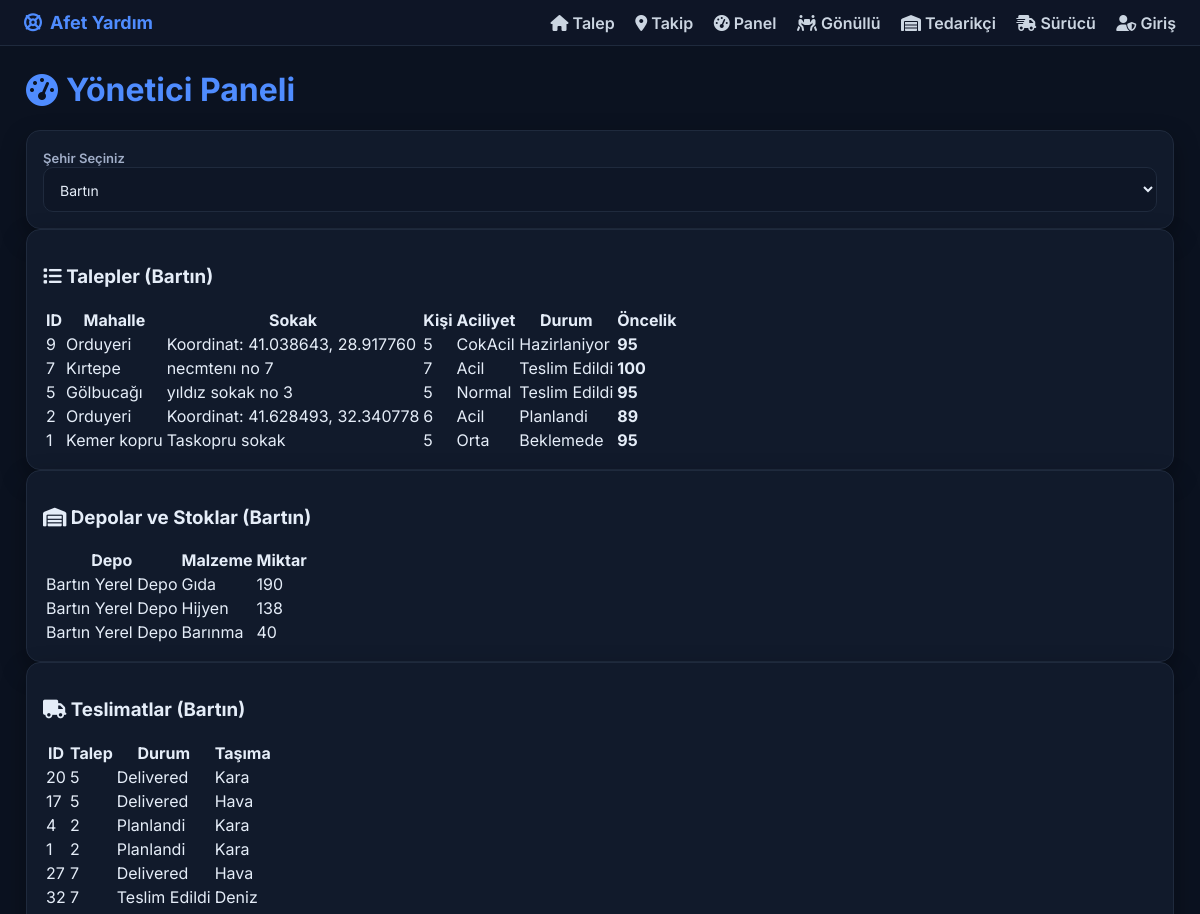
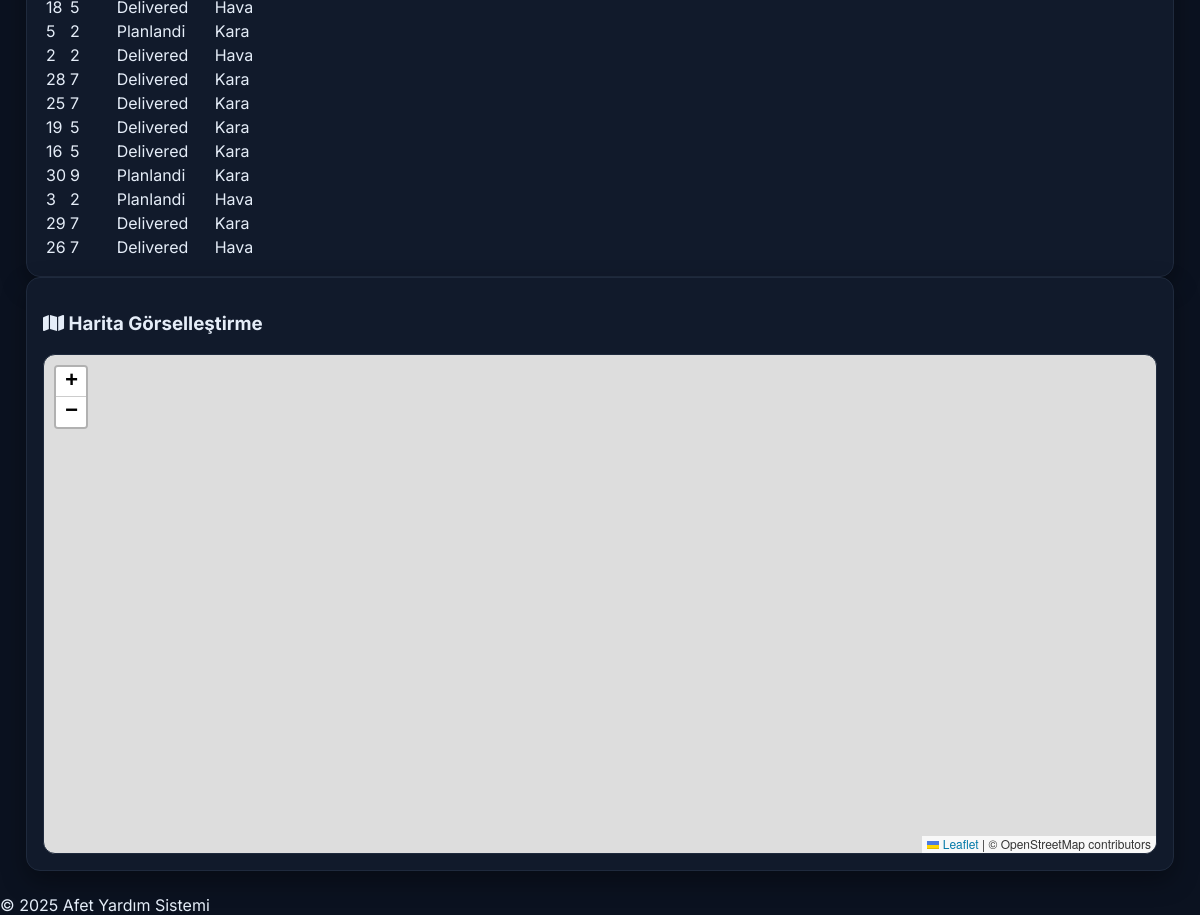
/dashboard.php?sehir=Bartın (signed in), run on the app's committed database (2 pictures, top to bottom).
### tables this page shows
CREATE TABLE `talepler` (
  `id` int(11) NOT NULL,
  `kullanici_id` int(11) DEFAULT NULL,
  `sehir` varchar(100) DEFAULT NULL,
  `mahalle` varchar(100) DEFAULT NULL,
  `sokak` varchar(255) DEFAULT NULL,
  `latitude` decimal(9,6) DEFAULT NULL,
  `longitude` decimal(9,6) DEFAULT NULL,
  `kisi_sayisi` int(11) NOT NULL,
  `aciliyet_seviyesi` varchar(20) DEFAULT 'Orta',
  `aciklama` text DEFAULT NULL,
  `ikamet` varchar(200) DEFAULT NULL,
  `telefon` varchar(50) DEFAULT NULL,
  `durum` varchar(30) DEFAULT 'Beklemede',
  `created_at` datetime DEFAULT current_timestamp()
);

CREATE TABLE `tedarikciler` (
  `id` int(11) NOT NULL,
  `ad` varchar(150) NOT NULL,
  `sehir` varchar(100) DEFAULT NULL,
  `latitude` decimal(9,6) DEFAULT NULL,
  `longitude` decimal(9,6) DEFAULT NULL,
  `kapasite` int(11) DEFAULT NULL,
  `yerel_mi` tinyint(1) DEFAULT 1,
  `kayit_tarihi` datetime DEFAULT current_timestamp()
);

CREATE TABLE `stoklar` (
  `id` int(11) NOT NULL,
  `tedarikci_id` int(11) NOT NULL,
  `malzeme_id` int(11) NOT NULL,
  `miktar` int(11) NOT NULL,
  `son_guncelleme` datetime DEFAULT current_timestamp() ON UPDATE current_timestamp()
);

CREATE TABLE `malzemeler` (
  `id` int(11) NOT NULL,
  `ad` varchar(150) NOT NULL,
  `kategori` varchar(30) DEFAULT 'Standart',
  `birim` varchar(50) DEFAULT NULL,
  `miad_tarihi` date DEFAULT NULL,
  `aciklama` text DEFAULT NULL
);

CREATE TABLE `teslimatlar` (
  `id` int(11) NOT NULL,
  `talep_id` int(11) NOT NULL,
  `tedarikci_id` int(11) NOT NULL,
  `tasima_modu` varchar(20) DEFAULT 'Kara',
  `rota_aciklama` text DEFAULT NULL,
  `teslimat_tarihi` datetime DEFAULT NULL,
  `durum` varchar(30) DEFAULT 'Planlandi',
  `malzeme_id` int(11) DEFAULT NULL,
  `surucu_id` int(11) DEFAULT NULL
);

### lib/Geo.php (called while the page is built, shortened)
<?php
class Geo {
    public static function clampTurkey($lat, $lng){
        if ($lat < 35.8) $lat = 35.8;
        if ($lng < 25.6) $lng = 25.6;
        return [$lat, $lng];
    }
    public static function distanceKm($lat1, $lng1, $lat2, $lng2){
        $R = 6371.0;
        $dLat = deg2rad($lat2 - $lat1);
        $dLng = deg2rad($lng2 - $lng1);
        $a = sin($dLat/2) * sin($dLat/2) +
             cos(deg2rad($lat1)) * cos(deg2rad($lat2)) *
             sin($dLng/2) * sin($dLng/2);
        $c = 2 * atan2(sqrt($a), sqrt(1 - $a));
        return $R * $c;
    }
    public static function isValid($lat, $lng){
        return is_numeric($lat) && is_numeric($lng) &&
               $lat >= -90 && $lat <= 90 && $lng >= -180 && $lng <= 180;
    }
}

### lib/Priority.php (called while the page is built, shortened)
<?php
require_once __DIR__.'/Geo.php';
class Priority {
    public static function calculate(
        int $kisi,
        string $acil,
        array $needsList,
        ?float $lat = null,
        ?float $lng = null,
        PDO $pdo = null
    ): int {
        $base = 40;
        $w_people = min(40, max(0, $kisi) * 4);
        if ($acil === 'CokAcil') {
            $w_acil = 30;
        } elseif ($acil === 'Acil') {
            $w_acil = 20;
        } else {
            $w_acil = 10;
        }
        $hasCritical = (!empty($needsList['su']) || !empty($needsList['ilac'])) ? 15 : 5;
        $w_distance = 0;
        if ($pdo && $lat !== null && $lng !== null && Geo::isValid($lat, $lng)) {
            list($lat, $lng) = Geo::clampTurkey($lat, $lng);
            $depots = $pdo->query("SELECT latitude, longitude FROM tedarikciler")->fetchAll();
            $minDist = INF;
            foreach ($depots as $d) {
                $dLat = $d['latitude'] ?? null;
                $dLng = $d['longitude'] ?? null;
                if ($dLat !== null && $dLng !== null && Geo::isValid($dLat, $dLng)) {
                    $dist = Geo::distanceKm($lat, $lng, (float)$dLat, (float)$dLng);
                    if ($dist !== null && $dist < $minDist) {
                        $minDist = $dist;
                    }
                }
            }
            if ($minDist === INF) {
                $w_distance = 0;
            } elseif ($minDist < 10) {
                $w_distance = 0;
            } elseif ($minDist < 50) {
                $w_distance = 10;
            } else {
                $w_distance = 20;
            }
        }
        $score = $base + $w_people + $w_acil + $hasCritical + $w_distance;
        return max(0, min(100, (int)$score));
    }
}

### dashboard.php (the view, shortened to what this page needs)
<?php
require_once 'lib/Priority.php';
require_once 'lib/Geo.php';
include 'templates/header.php';
$sehir = $_GET['sehir'] ?? '';
?>
<div class="container">
  <h1 class="title"><i class="fa-solid fa-gauge-high"></i> Yönetici Paneli</h1>
  <form method="GET" class="card">
    <label>Şehir Seçiniz</label>
    <select name="sehir" onchange="this.form.submit()">
      <?php
      $cities = $pdo->query("SELECT DISTINCT sehir FROM tedarikciler ORDER BY sehir")->fetchAll();
      foreach($cities as $c){
        $sel = ($c['sehir']===$sehir) ? 'selected' : '';
        echo "<option value='{$c['sehir']}' $sel>{$c['sehir']}</option>";
      }
      ?>
    </select>
  </form>
  <?php if($sehir): ?>
  <div class="card">
    <h3><i class="fa-solid fa-list"></i> Talepler (<?php echo htmlspecialchars($sehir); ?>)</h3>
    <table>
      <thead>
        <tr>
          <th>ID</th><th>Mahalle</th><th>Sokak</th><th>Kişi</th><th>Aciliyet</th><th>Durum</th><th>Öncelik</th>
        </tr>
      </thead>
      <tbody>
        <?php
        $stmt = $pdo->prepare("SELECT * FROM talepler WHERE sehir=? ORDER BY created_at DESC");
        $stmt->execute([$sehir]);
        $rows = $stmt->fetchAll();
        foreach($rows as $r){
          $lat = $r['latitude'];
          $lng = $r['longitude'];
          $score = Priority::calculate(
            intval($r['kisi_sayisi']),
            $r['aciliyet_seviyesi'],
            [],
            $lat,
            $lng,
            $pdo
          );
          echo "<tr>
            <td>{$r['id']}</td><td>{$r['mahalle']}</td><td>{$r['sokak']}</td>
            <td>{$r['kisi_sayisi']}</td><td>{$r['aciliyet_seviyesi']}</td>
            <td>{$r['durum']}</td><td><strong>{$score}</strong></td>
          </tr>";
        }
        ?>
      </tbody>
    </table>
  </div>
  <div class="card">
    <h3><i class="fa-solid fa-warehouse"></i> Depolar ve Stoklar (<?php echo htmlspecialchars($sehir); ?>)</h3>
    <table>
      <thead><tr><th>Depo</th><th>Malzeme</th><th>Miktar</th></tr></thead>
      <tbody>
        <?php
        $stmt = $pdo->prepare("SELECT d.id, d.ad AS depo, d.latitude, d.longitude, m.ad AS malzeme, s.miktar
                               FROM stoklar s
                               JOIN tedarikciler d ON s.tedarikci_id=d.id
                               JOIN malzemeler m ON s.malzeme_id=m.id
                               WHERE d.sehir=?");
        $stmt->execute([$sehir]);
        foreach($stmt as $row){
          echo "<tr><td>{$row['depo']}</td><td>{$row['malzeme']}</td><td>{$row['miktar']}</td></tr>";
        }
        ?>
      </tbody>
    </table>
  </div>
  <div class="card">
    <h3><i class="fa-solid fa-truck"></i> Teslimatlar (<?php echo htmlspecialchars($sehir); ?>)</h3>
    <table>
      <thead><tr><th>ID</th><th>Talep</th><th>Durum</th><th>Taşıma</th></tr></thead>
      <tbody>
        <?php
        $stmt = $pdo->prepare("
          SELECT t.id, t.talep_id, t.durum, t.tasima_modu AS tasima_turu, t.tedarikci_id,
                 tp.latitude AS talep_lat, tp.longitude AS talep_lng,
                 d.latitude AS depo_lat, d.longitude AS depo_lng, d.ad AS depo_ad
          FROM teslimatlar t
          JOIN talepler tp ON t.talep_id = tp.id
          JOIN tedarikciler d ON t.tedarikci_id = d.id
          WHERE tp.sehir = ?
          ORDER BY t.teslimat_tarihi DESC
        ");
        $stmt->execute([$sehir]);
        foreach($stmt as $row){
          echo "<tr>
            <td>{$row['id']}</td><td>{$row['talep_id']}</td>
            <td>{$row['durum']}</td><td>{$row['tasima_turu']}</td>
          </tr>";
        }
        ?>
      </tbody>
    </table>
  </div>
  <div class="card">
    <h3><i class="fa-solid fa-map"></i> Harita Görselleştirme</h3>
    <div id="map" style="height:500px;"></div>
  </div>
  <?php endif; ?>
</div>
<?php include 'templates/footer.php'; ?>

### assets/css/style.css (style rules this page uses)
:root { --bg:#0b1220; --card:#111a2b; --border:#1f2a3d; --text:#e5edf8; --muted:#a1aec8; --primary:#4f8cff; --primary-dark:#3b6ed6; --accent:#22c55e; --warning:#f59e0b; --danger:#ef4444; }
* { box-sizing:border-box }
html,body { height:100% }
body { font-family:'Inter',system-ui,sans-serif;background:var(--bg);color:var(--text);margin:0 }
.container { max-width:1180px;margin:24px auto;padding:0 16px }
.title { color:var(--primary);display:flex;align-items:center;gap:8px;font-weight:700 }
.card { background:var(--card);border:1px solid var(--border);border-radius:14px;padding:16px;box-shadow:0 10px 24px rgba(0,0,0,.35);transition:.2s }
label { font-size:13px;color:var(--muted);font-weight:600 }
input,select,textarea,button { font-family:inherit }
input,select,textarea { width:100%;padding:12px;border:1px solid var(--border);border-radius:10px;background:#0e1626;color:var(--text);font-size:14px }
#map,#dashMap,#trackMap,#volMap,#driverMap { height:360px;border:1px solid var(--border);border-radius:12px }

### data on the page
talepler: id "9", mahalle "Orduyeri", sokak "Koordinat: 41.038643, 28.917760", kisi_sayisi "5", aciliyet_seviyesi "CokAcil", durum "Hazirlaniyor", score "95"
talepler: id "7", mahalle "Kırtepe", sokak "necmtenı no 7", kisi_sayisi "7", aciliyet_seviyesi "Acil", durum "Teslim Edildi", score "100"
talepler: id "5", mahalle "Gölbucağı", sokak "yıldız sokak no 3", kisi_sayisi "5", aciliyet_seviyesi "Normal", durum "Teslim Edildi", score "95"
talepler: id "2", mahalle "Orduyeri", sokak "Koordinat: 41.628493, 32.340778", kisi_sayisi "6", aciliyet_seviyesi "Acil", durum "Planlandi", score "89"
talepler: id "1", mahalle "Kemer kopru", sokak "Taskopru sokak", kisi_sayisi "5", aciliyet_seviyesi "Orta", durum "Beklemede", score "95"
stoklar: tedarikci.ad "Bartın Yerel Depo", malzeme.ad "Gıda", miktar "190"
stoklar: tedarikci.ad "Bartın Yerel Depo", malzeme.ad "Hijyen", miktar "138"
stoklar: tedarikci.ad "Bartın Yerel Depo", malzeme.ad "Barınma", miktar "40"
teslimatlar: id "20", talep "5", durum "Delivered", tasima_modu "Kara"
teslimatlar: id "17", talep "5", durum "Delivered", tasima_modu "Hava"
teslimatlar: id "4", talep "2", durum "Planlandi", tasima_modu "Kara"
teslimatlar: id "1", talep "2", durum "Planlandi", tasima_modu "Kara"
teslimatlar: id "27", talep "7", durum "Delivered", tasima_modu "Hava"
teslimatlar: id "32", talep "7", durum "Teslim Edildi", tasima_modu "Deniz"
teslimatlar: id "18", talep "5", durum "Delivered", tasima_modu "Hava"
teslimatlar: id "5", talep "2", durum "Planlandi", tasima_modu "Kara"
teslimatlar: id "2", talep "2", durum "Delivered", tasima_modu "Hava"
teslimatlar: id "28", talep "7", durum "Delivered", tasima_modu "Kara"
teslimatlar: id "25", talep "7", durum "Delivered", tasima_modu "Kara"
teslimatlar: id "19", talep "5", durum "Delivered", tasima_modu "Kara"
teslimatlar: id "16", talep "5", durum "Delivered", tasima_modu "Kara"
teslimatlar: id "30", talep "9", durum "Planlandi", tasima_modu "Kara"
teslimatlar: id "3", talep "2", durum "Planlandi", tasima_modu "Hava"
teslimatlar: id "29", talep "7", durum "Delivered", tasima_modu "Kara"
teslimatlar: id "26", talep "7", durum "Delivered", tasima_modu "Hava"

### other printed values
$sehir "Bartın"
form field sehir "Bartın"
